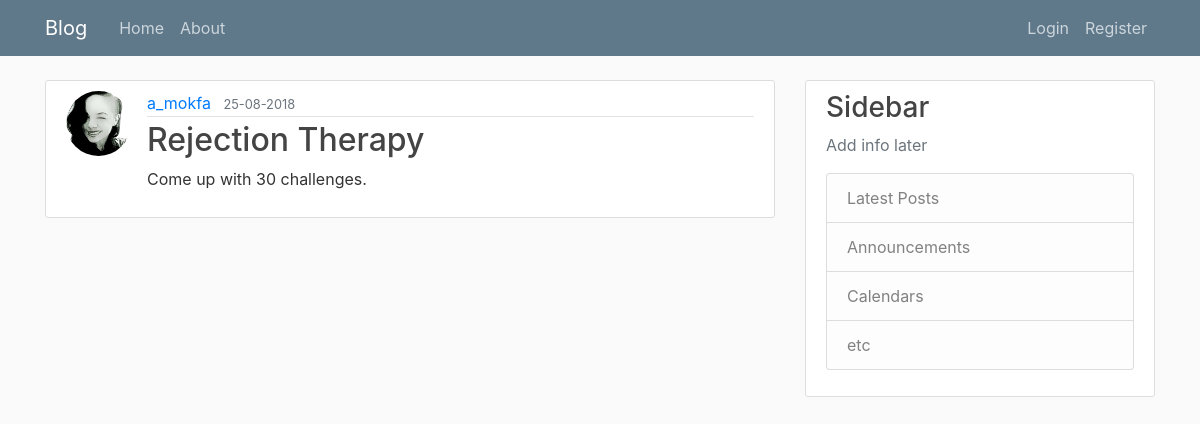
The page /post/2 on the database as committed earlier.
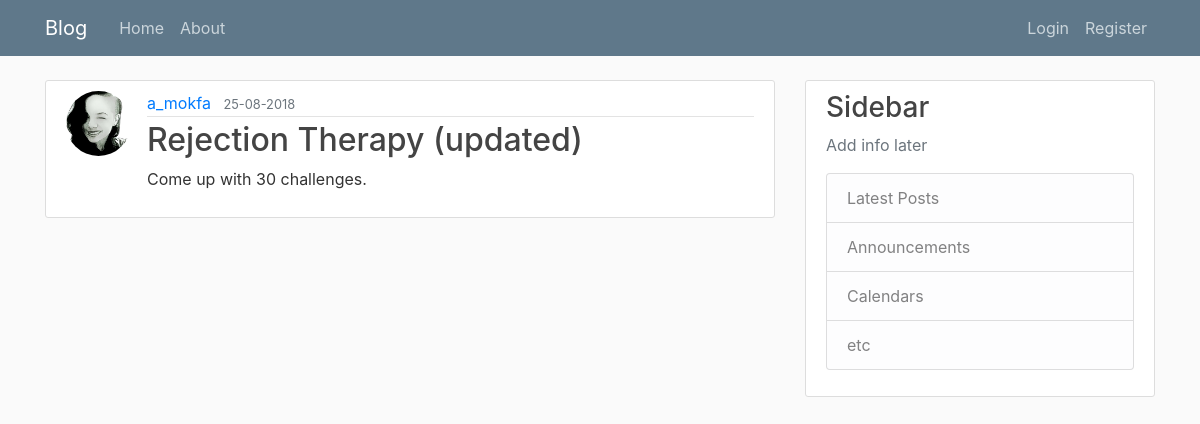
The same page on the database as committed later.
### flask_blog/models.py (models this page shows, shortened)
class Post(db.Model):
    id = db.Column(db.Integer, primary_key=True)
    title = db.Column(db.String(100), nullable=False)
    date_posted = db.Column(db.DateTime, nullable=False, default=datetime.utcnow)
    content= db.Column(db.Text, nullable=False)
    user_id = db.Column(db.Integer, db.ForeignKey('user.id'), nullable=False)

### flask_blog/routes.py (the view)
@app.route("/post/<int:post_id>")
def post(post_id):
    post = Post.query.get_or_404(post_id)
    return render_template('post.html', title=post.title, post=post)

### flask_blog/templates/post.html (shortened to what this page needs)
{% extends "layout.html" %}
{% block content %}
  <article class="media content-section">
    <img class="rounded-circle article-img" src="{{ url_for('static', filename='profile_pics/' + post.author.image_file) }}">
    <div class="media-body">
      <div class="article-metadata">
        <a class="mr-2" href="#">{{ post.author.username }}</a>
        <small class="text-muted">{{ post.date_posted.strftime('%d-%m-%Y') }}</small>
      </div>
      <h2 class="article-title">{{ post.title }}</h2>
      <p class="article-content">{{ post.content }}</p>
    </div>
  </article>
{% endblock content %}

Rows that differ between the two databases and show on the page:
changed Post "Come up with 30 challenges.": title "Rejection Therapy" → "Rejection Therapy (updated)"
